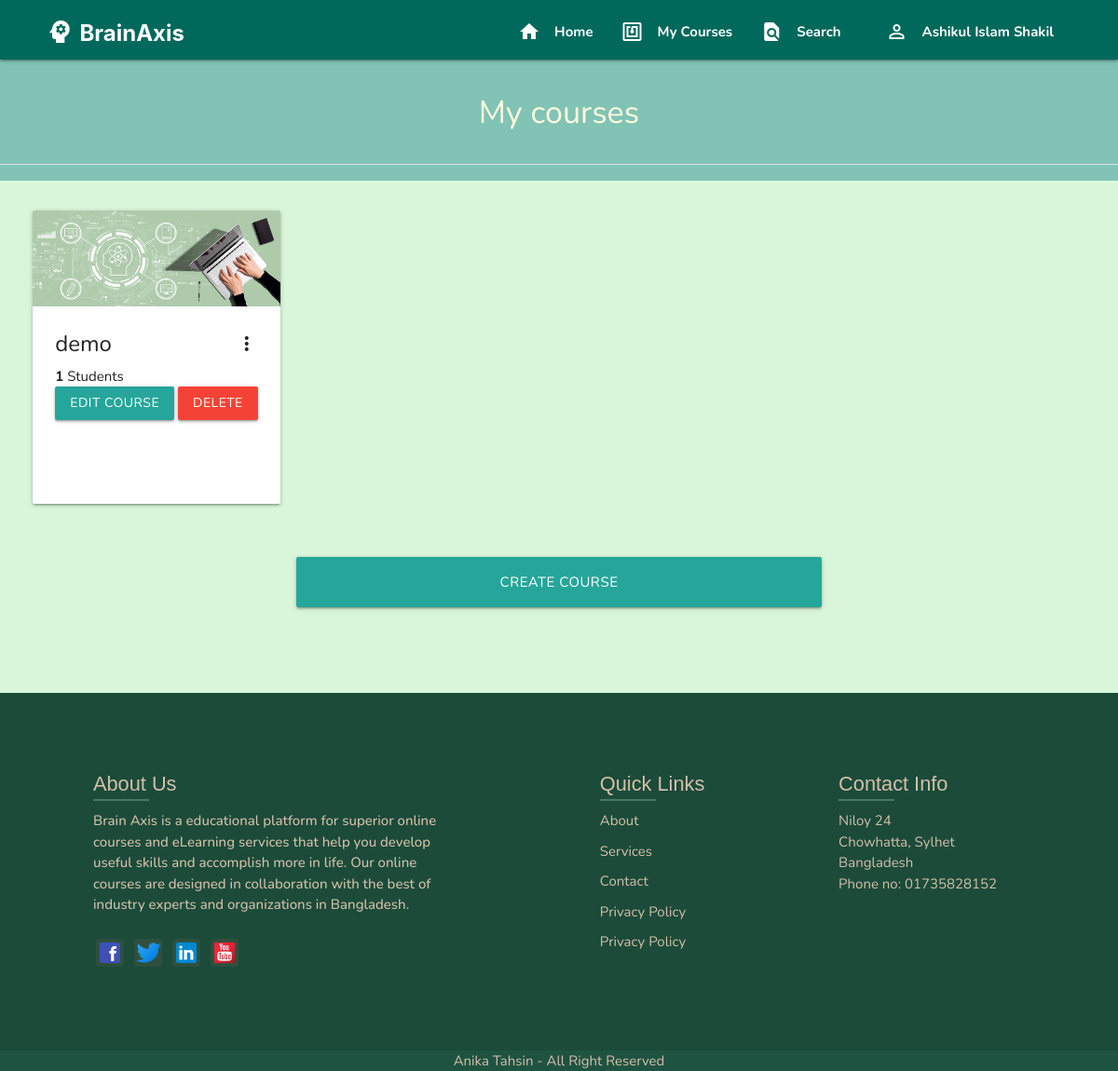
/course/MyCourses/ (signed in), run on an earlier commit of the app's database.
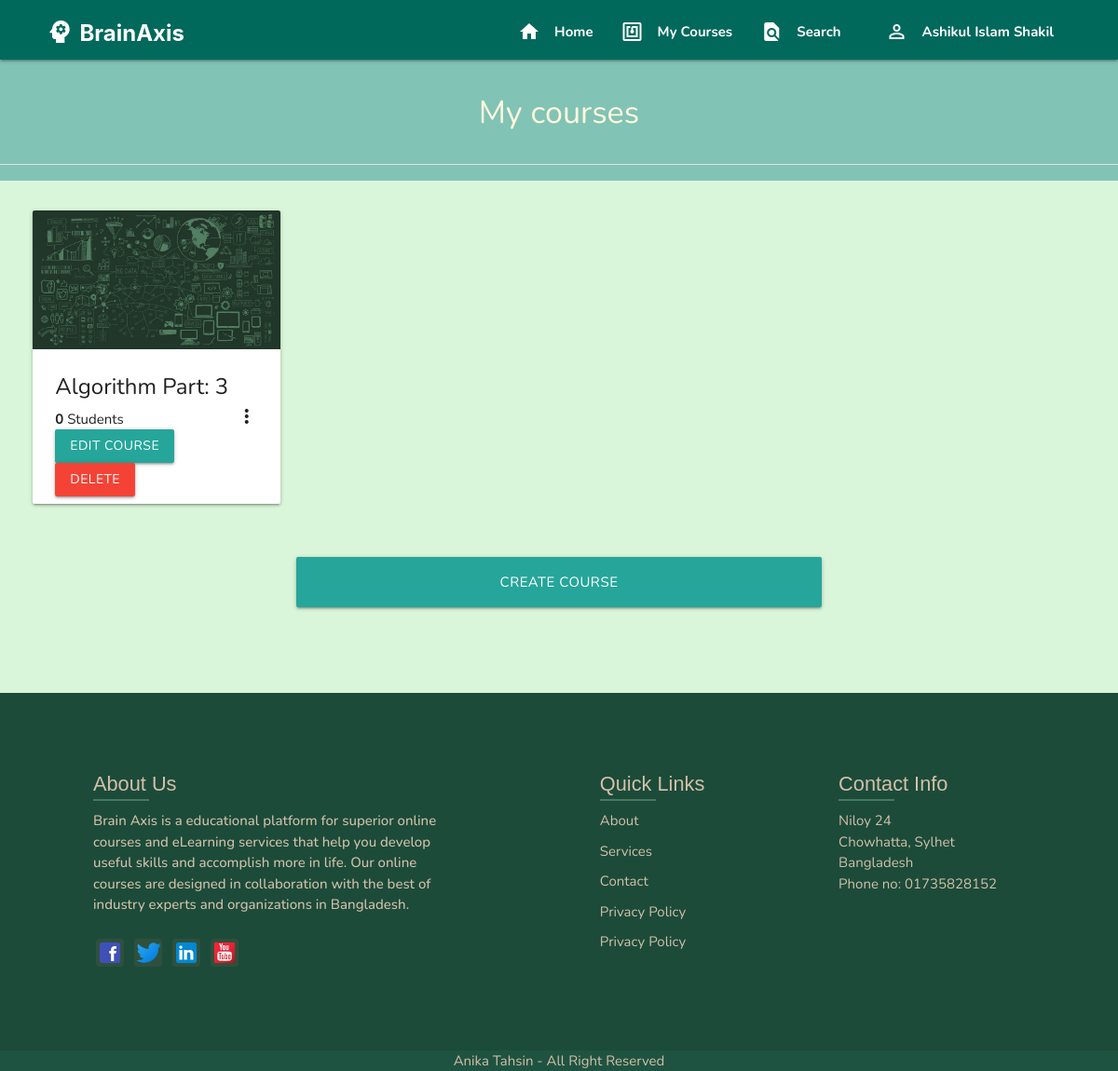
And on a later commit of the database.
### classroom/models.py (models this page shows, shortened)
class Course(models.Model):
	id = models.UUIDField(primary_key=True, default=uuid.uuid4, editable=False)
	picture = models.ImageField(upload_to=user_directory_path)
	title = models.CharField(max_length=200)
	description = models.CharField(max_length=800)
	category = models.ForeignKey(Category, on_delete=models.CASCADE)
	syllabus = RichTextField()
	user = models.ForeignKey(User, on_delete=models.CASCADE, related_name='course_owner')
	enrolled = models.ManyToManyField(User)
	modules = models.ManyToManyField(Module)
	questions = models.ManyToManyField(Question)

### classroom/views.py (the view)
# urls.py: path('MyCourses/', MyCourses, name='my-courses'),
def MyCourses(request):
	user = request.user
	courses = Course.objects.filter(user=user)
	context = {
		'courses': courses
	}
	return render(request, 'classroom/mycourses.html', context)

### authy/views.py (called while the page is built)
def SideNavInfo(request):
	user = request.user
	nav_profile = None
	if user.is_authenticated:
		nav_profile = Profile.objects.get(user=user)
	return {'nav_profile': nav_profile}

### student_portall/templates/classroom/mycourses.html (shortened to what this page needs)
{% extends 'base.html' %}
{% load static %}
{% block content %}
<header style="height: 130px; background-color: rgb(129, 195, 181);">
  <div class="section">
    <h4 class="center" style="color: cornsilk;">My courses</h4><br>
    <div class="divider"></div>
  </div>
</header>
<div style="margin: 2%;">
<div class="row">
{% for course in courses %}
<div class="col s12 m3">
  <div class="card" style="height: 315px;">
    <div class="card-image waves-effect waves-block waves-light">
      <a href="{% url 'course' course.id %}"><img class="activator" src="{{ course.picture.url }}"></a>
    </div>
    <div class="card-content">
      <span class="card-title activator grey-text text-darken-4"><b>{{ course.title }}</b><i class="material-icons right">more_vert</i></span>
      <p class="title"><b>{{ course.enrolled.count }}</b> Students</p>
      <a href="{% url 'edit-course' course.id %}" class="btn">Edit course</a>
      <a href="{% url 'delete-course' course.id %}" class="btn red">Delete</a>
    </div>
  </div>
</div>
{% endfor %}
</div>
<div class="center container">
  <br>
  <a href="{% url 'newcourse'%}" class="btn btn-large center" style="width: 70%;">Create Course</a><br><br>
  <br><br>
</div>
</div>
{% endblock %}

What changed in the data, as far as the page shows it:
changed Course: picture: a different picture; title "demo" → "Algorithm Part: 3"; enrolled.count "1" → "0"
